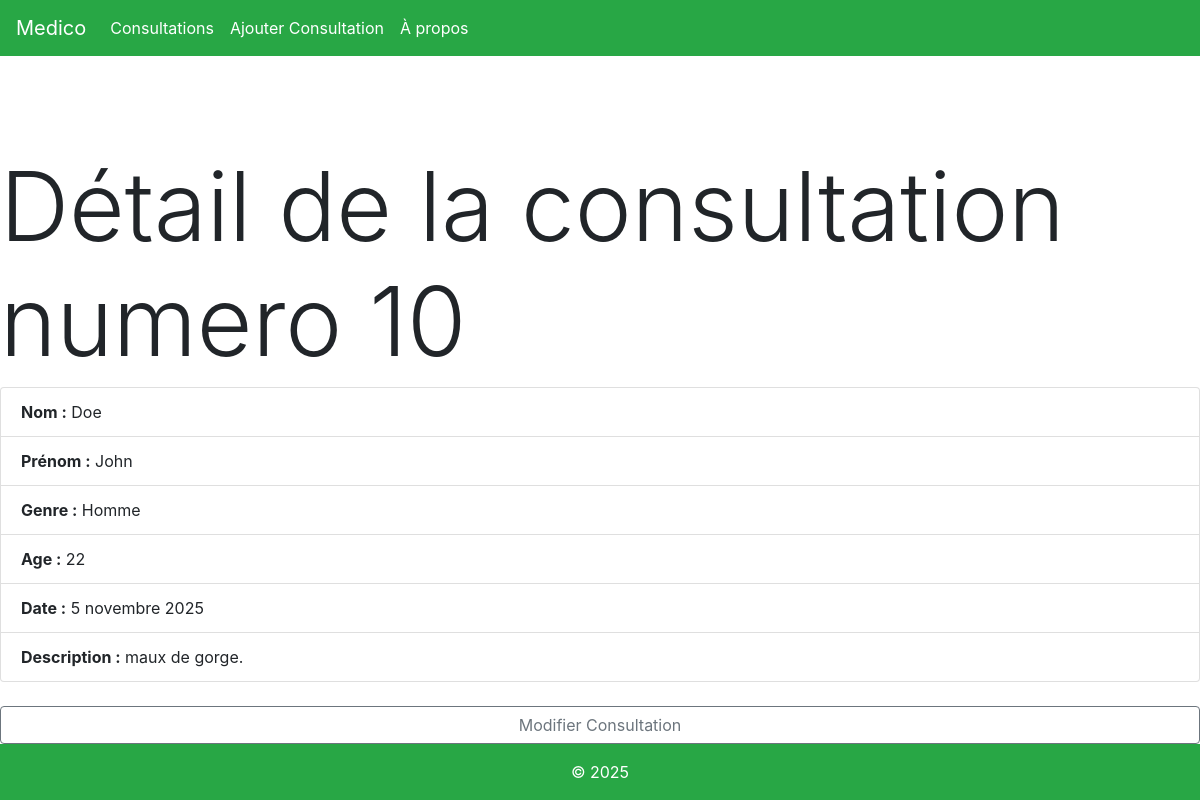
Page /consultations/10/ on the committed database.
### medico/models.py (models this page shows)
class Consultation(models.Model):
    GENRE_CHOIX = [('F', "Femme"), ('H', "Homme")]
    patient_nom = models.CharField(max_length=40, null=False)
    patient_prenom = models.CharField(max_length=30, null=False)
    patient_genre = models.CharField(max_length=1, null=False, choices=GENRE_CHOIX)
    patient_age = models.IntegerField(null=False)
    description = models.TextField(null=False)
    date_consultation = models.DateField(null=False)

### medico/views.py (the view)
# urls.py: path('consultations/<int:consultationID>/',views.consultationDetail, name='consultationDetail' ),
def consultationDetail(request, consultationID):
    consultation=Consultation.objects.get(pk=consultationID)
    context = {
        "consultation": consultation,
    }
    return render(request,"medico/consultationDetails.html",context)

### medico/templates/medico/consultationDetails.html (shortened to what this page needs)
{% extends 'medico/main.html'%}
{% load django_bootstrap5 %}
{% block content %}
<!DOCTYPE html>
<html lang="en">
<head>
    <link rel="stylesheet" href="https://stackpath.bootstrapcdn.com/bootstrap/4.5.2/css/bootstrap.min.css">
</head>
<body>
        </div>
   <h1 class="display-1">Détail de la consultation numero {{ consultation.pk }}</h1>
<ul class="list-group" >
    <li class="list-group-item"><strong>Nom :</strong> {{ consultation.patient_nom }}</li>
    <li class="list-group-item"><strong>Prénom :</strong> {{ consultation.patient_prenom }}</li>
    <li class="list-group-item"><strong>Genre :</strong> {{ consultation.get_patient_genre_display }}</li>
    <li class="list-group-item"><strong>Age :</strong> {{ consultation.patient_age }}</li>
    <li class="list-group-item"><strong>Date :</strong> {{ consultation.date_consultation }}</li>
    <li class="list-group-item"><strong>Description :</strong> {{ consultation.description }}</li>
</ul>
<br>
    <a href="{% url 'editConsultation' consultation.id %}" class="btn btn-outline-secondary">
        Modifier Consultation
    </a>
</body>
</html>
{% endblock %}

### rows in the picture
Consultation: pk "10", patient_nom "Doe", patient_prenom "John", patient_genre "Homme", patient_age "22", date_consultation "5 novembre 2025", description "maux de gorge."
